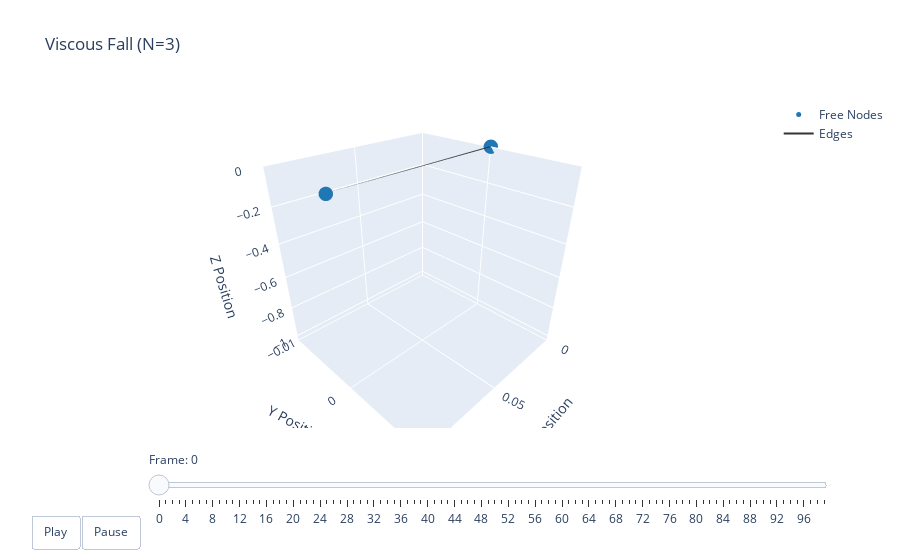

The code cell stored with this chart in its notebook:
### Code cell
# Plot DOF vector on plotly
t = np.arange(robot.sim_params.total_time, step=robot.sim_params.dt)
options = dismech.AnimationOptions(y_lim=[-0.01, 0.01],
                  title='Viscous Fall (N=3)')
fig = dismech.get_interactive_animation_plotly(robot, t, qs, options)
fig.show()

### Figure 1 — Plotly figure (JSON) as saved in the notebook; plotly's stock layout.template omitted (floating-point values rounded to 4 significant figures)
{"data": [{"marker": {"color": "#1f78b4", "size": 5}, "mode": "markers", "name": "Free Nodes", "type": "scatter3d", "x": [0.0, 0.1], "y": [0.0, 0.0], "z": [0.001094, 0.001094]}, {"marker": {"color": "#e31a1c", "size": 5}, "mode": "markers", "name": "Fixed Nodes", "type": "scatter3d", "x": [], "y": [], "z": []}, {"line": {"color": "#333333", "width": 2}, "mode": "lines", "name": "Edges", "type": "scatter3d", "x": [0, 0.1, null], "y": [0, 0, null], "z": [0.001094, 0.001094, null]}, {"color": "rgba(166, 206, 227, 0.7)", "i": [], "j": [], "k": [], "name": "Faces", "opacity": 0.7, "showscale": false, "type": "mesh3d", "x": [0.0, 0.1], "y": [0.0, 0.0], "z": [0.001094, 0.001094]}], "layout": {"scene": {"camera": {"eye": {"x": 1.225, "y": 1.225, "z": 1.0}}, "xaxis": {"range": [0, 0.1], "title": {"text": "X Position"}}, "yaxis": {"range": [-0.01, 0.01], "title": {"text": "Y Position"}}, "zaxis": {"range": [-1.034, 0.001094], "title": {"text": "Z Position"}}}, "sliders": [{"currentvalue": {"prefix": "Frame: "}, "steps": [{"args": [["0"], {"frame": {"duration": 50, "redraw": true}, "mode": "immediate"}], "label": "0", "method": "animate"}, {"args": [["1"], {"frame": {"duration": 50, "redraw": true}, "mode": "immediate"}], "label": "1", "method": "animate"}, {"args": [["2"], {"frame": {"duration": 50, "redraw": true}, "mode": "immediate"}], "label": "2", "method": "animate"}, {"args": [["3"], {"frame": {"duration": 50, "redraw": true}, "mode": "immediate"}], "label": "3", "method": "animate"}, {"args": [["4"], {"frame": {"duration": 50, "redraw": true}, "mode": "immediate"}], "label": "4", "method": "animate"}, {"args": [["5"], {"frame": {"duration": 50, "redraw": true}, "mode": "immediate"}], "label": "5", "method": "animate"}, {"args": [["6"], {"frame": {"duration": 50, "redraw": true}, "mode": "immediate"}], "label": "6", "method": "animate"}, {"args": [["7"], {"frame": {"duration": 50, "redraw": true}, "mode": "immediate"}], "label": "7", "method": "animate"}, {"args": [["8"], {"frame": {"duration": 50, "redraw": true}, "mode": "immediate"}], "label": "8", "method": "animate"}, {"args": [["9"], {"frame": {"duration": 50, "redraw": true}, "mode": "immediate"}], "label": "9", "method": "animate"}, {"args": [["10"], {"frame": {"duration": 50, "redraw": true}, "mode": "immediate"}], "label": "10", "method": "animate"}, {"args": [["11"], {"frame": {"duration": 50, "redraw": true}, "mode": "immediate"}], "label": "11", "method": "animate"}, {"args": [["12"], {"frame": {"duration": 50, "redraw": true}, "mode": "immediate"}], "label": "12", "method": "animate"}, {"args": [["13"], {"frame": {"duration": 50, "redraw": true}, "mode": "immediate"}], "label": "13", "method": "animate"}, {"args": [["14"], {"frame": {"duration": 50, "redraw": true}, "mode": "immediate"}], "label": "14", "method": "animate"}, {"args": [["15"], {"frame": {"duration": 50, "redraw": true}, "mode": "immediate"}], "label": "15", "method": "animate"}, {"args": [["16"], {"frame": {"duration": 50, "redraw": true}, "mode": "immediate"}], "label": "16", "method": "animate"}, {"args": [["17"], {"frame": {"duration": 50, "redraw": true}, "mode": "immediate"}], "label": "17", "method": "animate"}, {"args": [["18"], {"frame": {"duration": 50, "redraw": true}, "mode": "immediate"}], "label": "18", "method": "animate"}, {"args": [["19"], {"frame": {"duration": 50, "redraw": true}, "mode": "immediate"}], "label": "19", "method": "animate"}, {"args": [["20"], {"frame": {"duration": 50, "redraw": true}, "mode": "immediate"}], "label": "20", "method": "animate"}, {"args": [["21"], {"frame": {"duration": 50, "redraw": true}, "mode": "immediate"}], "label": "21", "method": "animate"}, {"args": [["22"], {"frame": {"duration": 50, "redraw": true}, "mode": "immediate"}], "label": "22", "method": "animate"}, {"args": [["23"], {"frame": {"duration": 50, "redraw": true}, "mode": "immediate"}], "label": "23", "method": "animate"}, {"args": [["24"], {"frame": {"duration": 50, "redraw": true}, "mode": "immediate"}], "label": "24", "method": "animate"}, {"args": [["25"], {"frame": {"duration": 50, "redraw": true}, "mode": "immediate"}], "label": "25", "method": "animate"}, {"args": [["26"], {"frame": {"duration": 50, "redraw": true}, "mode": "immediate"}], "label": "26", "method": "animate"}, {"args": [["27"], {"frame": {"duration": 50, "redraw": true}, "mode": "immediate"}], "label": "27", "method": "animate"}, {"args": [["28"], {"frame": {"duration": 50, "redraw": true}, "mode": "immediate"}], "label": "28", "method": "animate"}, {"args": [["29"], {"frame": {"duration": 50, "redraw": true}, "mode": "immediate"}], "label": "29", "method": "animate"}, {"args": [["30"], {"frame": {"duration": 50, "redraw": true}, "mode": "immediate"}], "label": "30", "method": "animate"}, {"args": [["31"], {"frame": {"duration": 50, "redraw": true}, "mode": "immediate"}], "label": "31", "method": "animate"}, {"args": [["32"], {"frame": {"duration": 50, "redraw": true}, "mode": "immediate"}], "label": "32", "method": "animate"}, {"args": [["33"], {"frame": {"duration": 50, "redraw": true}, "mode": "immediate"}], "label": "33", "method": "animate"}, {"args": [["34"], {"frame": {"duration": 50, "redraw": true}, "mode": "immediate"}], "label": "34", "method": "animate"}, {"args": [["35"], {"frame": {"duration": 50, "redraw": true}, "mode": "immediate"}], "label": "35", "method": "animate"}, {"args": [["36"], {"frame": {"duration": 50, "redraw": true}, "mode": "immediate"}], "label": "36", "method": "animate"}, {"args": [["37"], {"frame": {"duration": 50, "redraw": true}, "mode": "immediate"}], "label": "37", "method": "animate"}, {"args": [["38"], {"frame": {"duration": 50, "redraw": true}, "mode": "immediate"}], "label": "38", "method": "animate"}, {"args": [["39"], {"frame": {"duration": 50, "redraw": true}, "mode": "immediate"}], "label": "39", "method": "animate"}, {"args": [["40"], {"frame": {"duration": 50, "redraw": true}, "mode": "immediate"}], "label": "40", "method": "animate"}, {"args": [["41"], {"frame": {"duration": 50, "redraw": true}, "mode": "immediate"}], "label": "41", "method": "animate"}, {"args": [["42"], {"frame": {"duration": 50, "redraw": true}, "mode": "immediate"}], "label": "42", "method": "animate"}, {"args": [["43"], {"frame": {"duration": 50, "redraw": true}, "mode": "immediate"}], "label": "43", "method": "animate"}, {"args": [["44"], {"frame": {"duration": 50, "redraw": true}, "mode": "immediate"}], "label": "44", "method": "animate"}, {"args": [["45"], {"frame": {"duration": 50, "redraw": true}, "mode": "immediate"}], "label": "45", "method": "animate"}, {"args": [["46"], {"frame": {"duration": 50, "redraw": true}, "mode": "immediate"}], "label": "46", "method": "animate"}, {"args": [["47"], {"frame": {"duration": 50, "redraw": true}, "mode": "immediate"}], "label": "47", "method": "animate"}, {"args": [["48"], {"frame": {"duration": 50, "redraw": true}, "mode": "immediate"}], "label": "48", "method": "animate"}, {"args": [["49"], {"frame": {"duration": 50, "redraw": true}, "mode": "immediate"}], "label": "49", "method": "animate"}, {"args": [["50"], {"frame": {"duration": 50, "redraw": true}, "mode": "immediate"}], "label": "50", "method": "animate"}, {"args": [["51"], {"frame": {"duration": 50, "redraw": true}, "mode": "immediate"}], "label": "51", "method": "animate"}, {"args": [["52"], {"frame": {"duration": 50, "redraw": true}, "mode": "immediate"}], "label": "52", "method": "animate"}, {"args": [["53"], {"frame": {"duration": 50, "redraw": true}, "mode": "immediate"}], "label": "53", "method": "animate"}, {"args": [["54"], {"frame": {"duration": 50, "redraw": true}, "mode": "immediate"}], "label": "54", "method": "animate"}, {"args": [["55"], {"frame": {"duration": 50, "redraw": true}, "mode": "immediate"}], "label": "55", "method": "animate"}, {"args": [["56"], {"frame": {"duration": 50, "redraw": true}, "mode": "immediate"}], "label": "56", "method": "animate"}, {"args": [["57"], {"frame": {"duration": 50, "redraw": true}, "mode": "immediate"}], "label": "57", "method": "animate"}, {"args": [["58"], {"frame": {"duration": 50, "redraw": true}, "mode": "immediate"}], "label": "58", "method": "animate"}, {"args": [["59"], {"frame": {"duration": 50, "redraw": true}, "mode": "immediate"}], "label": "59", "method": "animate"}, {"args": [["60"], {"frame": {"duration": 50, "redraw": true}, "mode": "immediate"}], "label": "60", "method": "animate"}, {"args": [["61"], {"frame": {"duration": 50, "redraw": true}, "mode": "immediate"}], "label": "61", "method": "animate"}, {"args": [["62"], {"frame": {"duration": 50, "redraw": true}, "mode": "immediate"}], "label": "62", "method": "animate"}, {"args": [["63"], {"frame": {"duration": 50, "redraw": true}, "mode": "immediate"}], "label": "63", "method": "animate"}, {"args": [["64"], {"frame": {"duration": 50, "redraw": true}, "mode": "immediate"}], "label": "64", "method": "animate"}, {"args": [["65"], {"frame": {"duration": 50, "redraw": true}, "mode": "immediate"}], "label": "65", "method": "animate"}, {"args": [["66"], {"frame": {"duration": 50, "redraw": true}, "mode": "immediate"}], "label": "66", "method": "animate"}, {"args": [["67"], {"frame": {"duration": 50, "redraw": true}, "mode": "immediate"}], "label": "67", "method": "animate"}, {"args": [["68"], {"frame": {"duration": 50, "redraw": true}, "mode": "immediate"}], "label": "68", "method": "animate"}, {"args": [["69"], {"frame": {"duration": 50, "redraw": true}, "mode": "immediate"}], "label": "69", "method": "animate"}, {"args": [["70"], {"frame": {"duration": 50, "redraw": true}, "mode": "immediate"}], "label": "70", "method": "animate"}, {"args": [["71"], {"frame": {"duration": 50, "redraw": true}, "mode": "immediate"}], "label": "71", "method": "animate"}, {"args": [["72"], {"frame": {"duration": 50, "redraw": true}, "mode": "immediate"}], "label": "72", "method": "animate"}, {"args": [["73"], {"frame": {"duration": 50, "redraw": true}, "mode": "immediate"}], "label": "73", "method": "animate"}, {"args": [["74"], {"frame": {"duration": 50, "redraw": true}, "mode": "immediate"}], "label": "74", "method": "animate"}, {"args": [["75"], {"frame": {"duration": 50, "redraw": true}, "mode": "immediate"}], "label": "75", "method": "animate"}, {"args": [["76"], {"frame": {"duration": 50, "redraw": true}, "mode": "immediate"}], "label": "76", "method": "animate"}, {"args": [["77"], {"frame": {"duration": 50, "redraw": true}, "mode": "immediate"}], "label": "77", "method": "animate"}, {"args": [["78"], {"frame": {"duration": 50, "redraw": true}, "mode": "immediate"}], "label": "78", "method": "animate"}, {"args": [["79"], {"frame": {"duration": 50, "redraw": true}, "mode": "immediate"}], "label": "79", "method": "animate"}, {"args": [["80"], {"frame": {"duration": 50, "redraw": true}, "mode": "immediate"}], "label": "80", "method": "animate"}, {"args": [["81"], {"frame": {"duration": 50, "redraw": true}, "mode": "immediate"}], "label": "81", "method": "animate"}, {"args": [["82"], {"frame": {"duration": 50, "redraw": true}, "mode": "immediate"}], "label": "82", "method": "animate"}, {"args": [["83"], {"frame": {"duration": 50, "redraw": true}, "mode": "immediate"}], "label": "83", "method": "animate"}, {"args": [["84"], {"frame": {"duration": 50, "redraw": true}, "mode": "immediate"}], "label": "84", "method": "animate"}, {"args": [["85"], {"frame": {"duration": 50, "redraw": true}, "mode": "immediate"}], "label": "85", "method": "animate"}, {"args": [["86"], {"frame": {"duration": 50, "redraw": true}, "mode": "immediate"}], "label": "86", "method": "animate"}, {"args": [["87"], {"frame": {"duration": 50, "redraw": true}, "mode": "immediate"}], "label": "87", "method": "animate"}, {"args": [["88"], {"frame": {"duration": 50, "redraw": true}, "mode": "immediate"}], "label": "88", "method": "animate"}, {"args": [["89"], {"frame": {"duration": 50, "redraw": true}, "mode": "immediate"}], "label": "89", "method": "animate"}, {"args": [["90"], {"frame": {"duration": 50, "redraw": true}, "mode": "immediate"}], "label": "90", "method": "animate"}, {"args": [["91"], {"frame": {"duration": 50, "redraw": true}, "mode": "immediate"}], "label": "91", "method": "animate"}, {"args": [["92"], {"frame": {"duration": 50, "redraw": true}, "mode": "immediate"}], "label": "92", "method": "animate"}, {"args": [["93"], {"frame": {"duration": 50, "redraw": true}, "mode": "immediate"}], "label": "93", "method": "animate"}, {"args": [["94"], {"frame": {"duration": 50, "redraw": true}, "mode": "immediate"}], "label": "94", "method": "animate"}, {"args": [["95"], {"frame": {"duration": 50, "redraw": true}, "mode": "immediate"}], "label": "95", "method": "animate"}, {"args": [["96"], {"frame": {"duration": 50, "redraw": true}, "mode": "immediate"}], "label": "96", "method": "animate"}, {"args": [["97"], {"frame": {"duration": 50, "redraw": true}, "mode": "immediate"}], "label": "97", "method": "animate"}, {"args": [["98"], {"frame": {"duration": 50, "redraw": true}, "mode": "immediate"}], "label": "98", "method": "animate"}, {"args": [["99"], {"frame": {"duration": 50, "redraw": true}, "mode": "immediate"}], "label": "99", "method": "animate"}], "transition": {"duration": 0}, "x": 0.1, "y": 0}], "title": {"text": "Viscous Fall (N=3)"}, "updatemenus": [{"buttons": [{"args": [null, {"frame": {"duration": 50, "redraw": true}, "fromcurrent": true}], "label": "Play", "method": "animate"}, {"args": [[null], {"frame": {"duration": 0, "redraw": true}, "mode": "immediate"}], "label": "Pause", "method": "animate"}], "direction": "left", "pad": {"r": 10, "t": 87}, "showactive": false, "type": "buttons", "x": 0.1, "xanchor": "right", "y": 0, "yanchor": "top"}]}}
